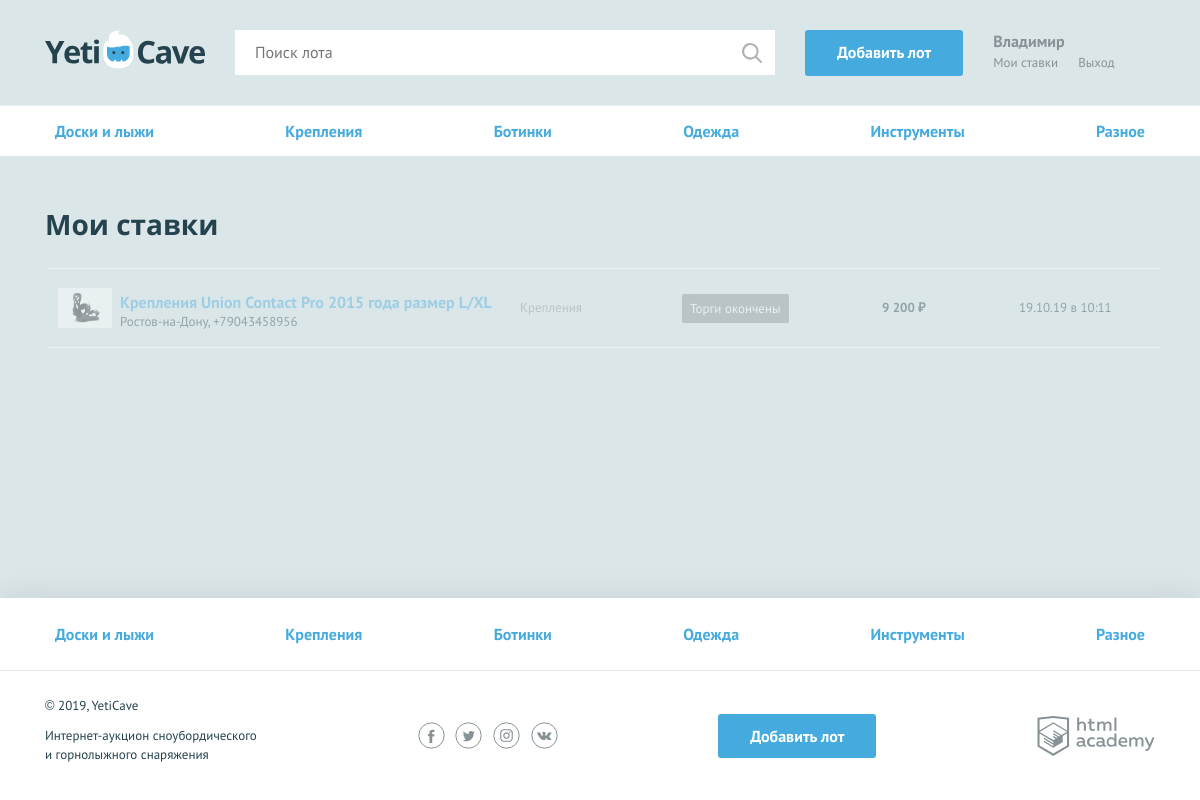
Page /rates.php (signed in) on the committed database.
### tables this page shows
CREATE TABLE category(
    id INT NOT NULL AUTO_INCREMENT,
    title VARCHAR(40) UNIQUE NOT NULL,
    symbol_code VARCHAR(10) UNIQUE NOT NULL,
    PRIMARY KEY(id)
);

CREATE TABLE rate(
    id INT NOT NULL AUTO_INCREMENT,
    creation_date DATETIME NOT NULL DEFAULT CURRENT_TIMESTAMP,
    price INT(10) NOT NULL,
    lot_id INT(10) NOT NULL,
    user_id INT(10) NOT NULL,
    PRIMARY KEY(id)
);

CREATE TABLE lot(
    id INT NOT NULL AUTO_INCREMENT,
    creation_date DATETIME NOT NULL DEFAULT CURRENT_TIMESTAMP,
    title VARCHAR(80) NOT NULL,
    description VARCHAR(256) NOT NULL,
    image VARCHAR(50) NOT NULL,
    starting_price INT NOT NULL,
    end_date DATE NOT NULL,
    step_rate INT NOT NULL,
    user_id INT(10) NOT NULL,
    winner_id INT(10),
    category_id INT(1) NOT NULL,
    PRIMARY KEY(id)
);

CREATE TABLE users(
    id INT(3) NOT NULL AUTO_INCREMENT,
    registration_date DATETIME NOT NULL DEFAULT CURRENT_TIMESTAMP,
    email VARCHAR(40) UNIQUE NOT NULL,
    password VARCHAR(200) NOT NULL,
    name VARCHAR(30) NOT NULL,
    contacts VARCHAR(200) NOT NULL,
    PRIMARY KEY(id)
);

### helpers.php (called while the page is built, shortened)
<?php
function db_get_prepare_stmt($link, $sql, $data = []) {
    $stmt = mysqli_prepare($link, $sql);
    return $stmt;
}
function include_template($name, array $data = []) {
    $name = 'templates/' . $name;
    extract($data);
    require $name;
    $result = ob_get_clean();
    return $result;
}

### functions.php (called while the page is built, shortened)
<?php
require_once('helpers.php');
function category_list($link)
{
    $sql = 'SELECT id, title, symbol_code FROM category';
    return db_fetch_all_data($link, $sql);
}
function price_format($sum)
{
    $result = '';
    $sum = ceil($sum);
    if ($sum >= 1000) {
        $result = number_format($sum, 0, '', ' ');
    }
    $result .= ' ₽';
    return $result;
}
function esc($str)
{
    return htmlspecialchars($str, ENT_QUOTES);
}
function db_fetch_all_data($link, $sql, $data = [])
{
    $stmt = db_get_prepare_stmt($link, $sql, $data);
    mysqli_stmt_execute($stmt);
    $res = mysqli_stmt_get_result($stmt);
    return ($res) ? mysqli_fetch_all($res, MYSQLI_ASSOC) : die('Ошибка соединения с БД');
}
function time_to_human_format($value)
{
    $seconds_in_hour = 3600;
    $timestamp_diff = time() - strtotime($value);
    return strftime('%d.%m.%y в %H:%M', strtotime($value));
}

### templates/layout.php (the view, shortened to what this page needs)
<!DOCTYPE html>
<html lang="ru">
<head>
    <link href="../css/normalize.min.css" rel="stylesheet">
    <link href="../css/style.css" rel="stylesheet">
    <link href="../css/flatpickr.min.css" rel="stylesheet">
</head>
<body>
<div class="page-wrapper">
    <header class="main-header">
        <div class="main-header__container container">
            <a class="main-header__logo">
                <img src="../img/logo.svg" width="160" height="39" alt="Логотип компании YetiCave">
            </a>
            <form class="main-header__search" method="get" action="search.php" autocomplete="off">
                <input type="search" name="search" placeholder="Поиск лота" value="<?= $_GET['search'] ?? '' ?>">
                <input class="main-header__search-btn" type="submit" name="find" value="Найти">
            </form>
            <a class="main-header__add-lot button" href="add.php">Добавить лот</a>
            <nav class="user-menu">
                <?php if (isset($_SESSION['user'])): ?>
                    <div class="user-menu__logged">
                        <p><?= $user_name; ?></p>
                        <a class="user-menu__bets" href="rates.php">Мои ставки</a>
                        <a class="user-menu__logout" href="logout.php">Выход</a>
                    </div>
                <?php endif; ?>
            </nav>
        </div>
    </header>
    <?= $content; ?>
</div>
<footer class="main-footer">
    <nav class="nav">
        <ul class="nav__list container">
            <?php foreach ($categories as $value): ?>
                <li class="nav__item">
                    <a href="index.php?id=<?= esc($value['id']); ?>"><?= esc($value['title']); ?></a>
                </li>
            <?php endforeach; ?>
        </ul>
    </nav>
    <div class="main-footer__bottom container">
        <div class="main-footer__copyright">
            <p>© 2019, YetiCave</p>
            <p>Интернет-аукцион сноубордического и горнолыжного снаряжения</p>
        </div>
        <div class="main-footer__social social">
            <a class="social__link social__link--facebook" href="#">
            </a>
            <a class="social__link social__link--twitter" href="#">
            </a>
            <a class="social__link social__link--instagram" href="#">
            </a>
            <a class="social__link social__link--vkontakte" href="#">
            </a>
        </div>
        <a class="main-footer__add-lot button" href="add-lot.html">Добавить лот</a>
        <div class="main-footer__developed-by">
            <a class="logo-academy" href="https://htmlacademy.ru/intensive/php">
            </a>
        </div>
    </div>
</footer>
</body>
</html>

### templates/nav_menu.php
<main>
    <nav class="nav">
        <ul class="nav__list container">
            <?php foreach ($categories as $value): ?>
                <li class="nav__item">
                    <a href="index.php?id=<?= esc($value['id']); ?>"><?= esc($value['title']); ?></a>
                </li>
            <?php endforeach; ?>
        </ul>
    </nav>

### templates/user_rates.php
<?= $nav_menu; ?>
<section class="rates container">
    <h2>Мои ставки</h2>
    <table class="rates__list">
        <?php foreach ($rates_result as $item): ?>
            <?php if ((strtotime($item['lot_end_date']) - 86400) < strtotime(date("Y-m-d"))): ?>
                <tr class="rates__item rates__item--end">
            <?php elseif (isset($item['winner'])): ?>
                <tr class="rates__item rates__item--win">
            <?php else: ?>
                <tr class="rates__item">
            <?php endif ?>
            <td class="rates__info">
                <div class="rates__img">
                    <img src="../<?= esc($item['lot_image']); ?>" width="54" height="40"
                         alt="<?= esc($item['category_title']); ?>">
                </div>
                <?php if (isset($item['winner'])): ?>
                    <div>
                        <h3 class="rates__title"><a
                                href="lot.php?id=<?= esc($item['lotid']); ?>"><?= esc($item['lot_title']); ?></a></h3>
                        <p><?= esc($item['user_contacts']); ?></p>
                    </div>
                <?php else : ?>
                    <h3 class="rates__title"><a
                            href="lot.php?id=<?= esc($item['lotid']); ?>"><?= esc($item['lot_title']); ?></a></h3>
                <?php endif ?>
            </td>
            <td class="rates__category">
                <?= esc($item['category_title']); ?>
            </td>
            <td class="rates__timer">
                <?php $timer = time_left($item['lot_end_date']); ?>
                <?php if ((strtotime($item['lot_end_date']) - 86400) < strtotime(date("Y-m-d"))): ?>
                    <div class="timer timer--end">
                        Торги окончены
                    </div>
                <?php elseif (isset($item['winner'])): ?>
                    <div class="timer timer--win">
                        Ставка выиграла
                    </div>
                <?php else: ?>
                    <div class="timer">
                        <?= $timer[0] . ':' . $timer[1] . ':' . $timer[2]; ?>
                    </div>
                <?php endif ?>
            </td>
            <td class="rates__price">
                <?= price_format(esc($item['rate_price'])); ?>
            </td>
            <td class="rates__time">
                <?= time_to_human_format(esc($item['creation_rate'])); ?>
            </td>
            </tr>
        <?php endforeach; ?>
    </table>
</section>

### rows in the picture
category: title "Доски и лыжи"
category: title "Крепления"
category: title "Ботинки"
category: title "Одежда"
category: title "Инструменты"
category: title "Разное"
rate: lot.image (picture), lot.title "Крепления Union Contact Pro 2015 года размер L/XL", user.contacts "Ростов-на-Дону, +79043458956", category.title "Крепления", price "9 200 ₽", creation_date "19.10.19 в 10:11"

### other values in the picture
$user_name "Владимир"
